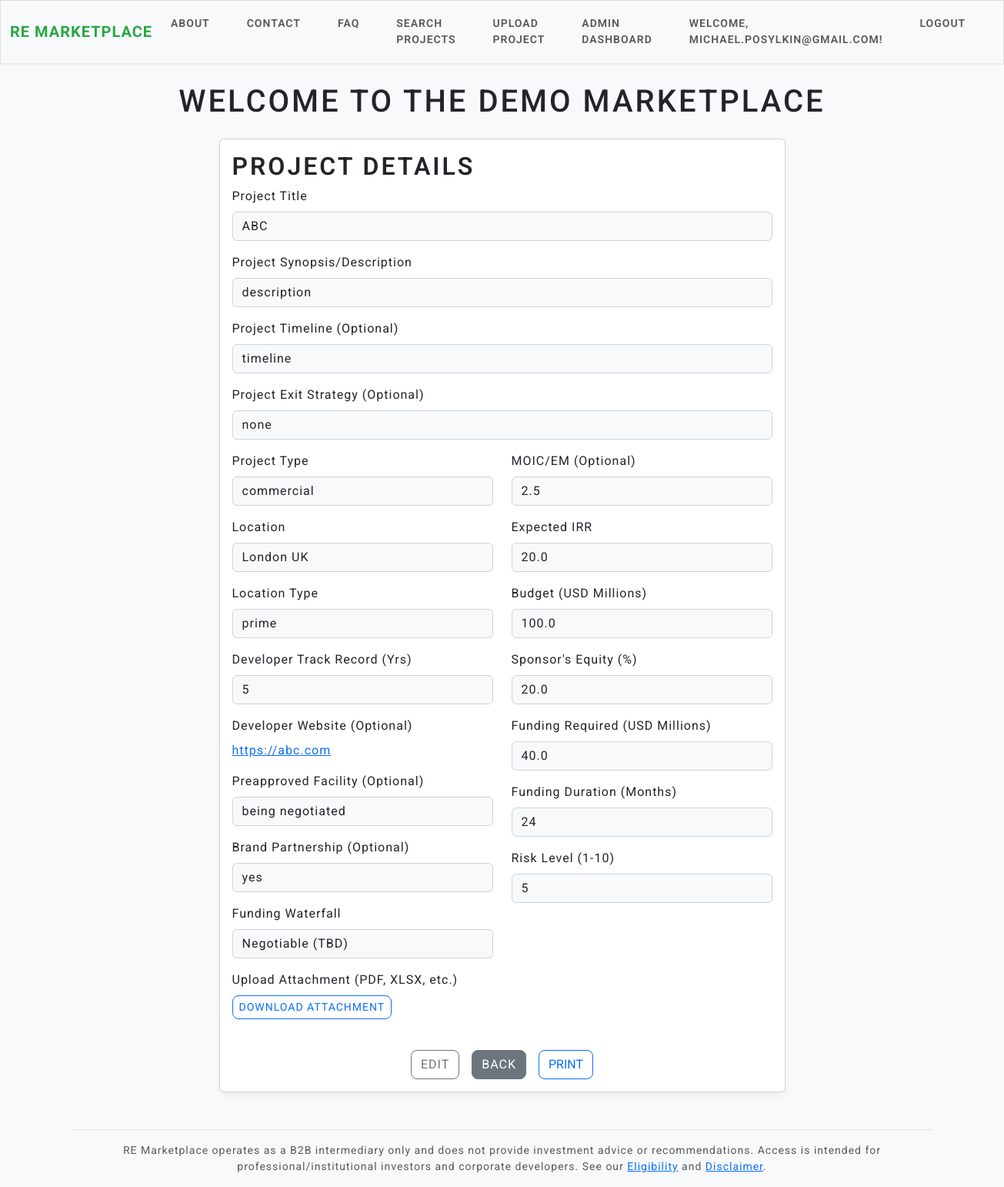
The page /projects/1 (signed in) on the database its author committed.
### models.py (models this page shows, shortened)
class User(UserMixin, db.Model):  # UserMixin adds login features
    id = db.Column(db.Integer, primary_key=True)
    email = db.Column(db.String(150), unique=True, nullable=False)
    password_hash = db.Column(db.String(150), nullable=False)
    role = db.Column(db.String(20), default='developer')  # 'developer' or 'investor'
    company_name = db.Column(db.String(150), nullable=True)
    position_in_company = db.Column(db.String(50), nullable=True)
    company_website = db.Column(db.String(255), nullable=True)
    company_address = db.Column(db.String(300), nullable=True)
    phone = db.Column(db.String(30), nullable=True)
    first_name = db.Column(db.String(100), nullable=True)
    surname = db.Column(db.String(100), nullable=True)
    aum = db.Column(db.Float, nullable=True)  # in millions or your preferred unit
    projects = db.relationship('Project', backref='owner', lazy=True)

class Project(db.Model):
    id = db.Column(db.Integer, primary_key=True)
    title = db.Column(db.String(200), nullable=False)
    description = db.Column(db.Text, nullable=False)
    project_type = db.Column(db.String(50), default='commercial')  # e.g., 'residential', 'commercial'
    budget = db.Column(db.Float, nullable=False)
    funding = db.Column(db.Float, nullable=False)
    duration = db.Column(db.Integer, nullable=True)
    irr = db.Column(db.Float, nullable=False)
    location = db.Column(db.String(100), nullable=False)
    risk_level = db.Column(db.Integer, default=5)  # 1-10 scale
    secured = db.Column(db.String(50), default='mezz')
    attachment_path = db.Column(db.String(300))
    timeline = db.Column(db.String(200), nullable=True)
    exit_strategy = db.Column(db.String(200), nullable=True)
    developer_tr = db.Column(db.String(200), nullable=True)
    website = db.Column(db.String(200), nullable=True)
    preapproved_facility = db.Column(db.String(100), nullable=True)
    brand_partnership = db.Column(db.String(100), nullable=True)
    MOIC_EM = db.Column(db.Float, nullable=True)
    sponsor_equity = db.Column(db.Float, nullable=False)
    location_type = db.Column(db.String(50), default='prime') # e.g., 'prime', 'non-prime'
    user_id = db.Column(db.Integer, db.ForeignKey('user.id'), nullable=False)  # New: Links to user

### app.py (the view)
@app.route("/projects/<int:project_id>")
@login_required
def project_detail(project_id):
    project = Project.query.get_or_404(project_id)
    form = ProjectForm(obj=project)  # prefill with existing values
    return render_template("upload.html", form=form, project=project, view_mode=True)

### app.py (called while the page is built)
@login_manager.user_loader
def load_user(user_id):
    return User.query.get(int(user_id))

### templates/upload.html (shortened to what this page needs)
{% extends "base.html" %}
{% block content %}
<div class="row justify-content-center">
  <div class="col-md-8">
    <div class="card">
      <div class="card-body">
        <h2 class="card-title">
          {% if view_mode %}
            Project Details
          {% elif edit_mode %}
            Edit Project
          {% else %}
            Upload Project Synopsis
          {% endif %}
        </h2>
        <div class="mb-3">
          {{ form.title.label(class="form-label") }}
          {% if view_mode %}
            <div class="form-control-plaintext">{{ project.title }}</div>
          {% else %}
            {{ form.title(class="form-control") }}
          {% endif %}
        </div>
        <div class="mb-3">
          {{ form.description.label(class="form-label") }}
          {% if view_mode %}
            <div class="form-control-plaintext">{{ project.description }}</div>
          {% else %}
            {{ form.description(class="form-control", rows=4) }}
          {% endif %}
        </div>
        <div class="mb-3">
          {{ form.timeline.label(class="form-label") }}
          {% if view_mode %}
            <div class="form-control-plaintext">{{ project.timeline or '—' }}</div>
          {% else %}
            {{ form.timeline(class="form-control", rows=2) }}
          {% endif %}
        </div>
        <div class="mb-3">
          {{ form.exit_strategy.label(class="form-label") }}
          {% if view_mode %}
            <div class="form-control-plaintext">{{ project.exit_strategy or '—' }}</div>
          {% else %}
            {{ form.exit_strategy(class="form-control", rows=2) }}
          {% endif %}
        </div>
        <div class="row">
          <div class="col-md-6">
            <div class="mb-3">
              {{ form.project_type.label(class="form-label") }}
              {% if view_mode %}
                <div class="form-control-plaintext">{{ project.project_type }}</div>
              {% else %}
                {{ form.project_type(class="form-select") }}
              {% endif %}
            </div>
            <div class="mb-3">
              {{ form.location.label(class="form-label") }}
              {% if view_mode %}
                <div class="form-control-plaintext">{{ project.location }}</div>
              {% else %}
                {{ form.location(class="form-control") }}
              {% endif %}
            </div>
             <div class="mb-3">
               {{ form.location_type.label(class="form-label") }}
               {% if view_mode %}
                 <div class="form-control-plaintext">{{ project.location_type }}</div>
               {% else %}
                 {{ form.location_type(class="form-control") }}
               {% endif %}
             </div>
            <div class="mb-3">
              {{ form.developer_tr.label(class="form-label") }}
              {% if view_mode %}
                <div class="form-control-plaintext">{{ project.developer_tr or '—' }}</div>
              {% else %}
                {{ form.developer_tr(class="form-control") }}
              {% endif %}
            </div>
            <div class="mb-3">
              {{ form.website.label(class="form-label") }}
              {% if view_mode %}
                {% if project.website %}
                  <a href="{{ project.website }}" target="_blank">{{ project.website }}</a>
                {% else %}
                  <div class="form-control-plaintext">—</div>
                {% endif %}
              {% else %}
                {{ form.website(class="form-control") }}
              {% endif %}
            </div>
            <div class="mb-3">
              {{ form.preapproved_facility.label(class="form-label") }}
              {% if view_mode %}
                <div class="form-control-plaintext">{{ project.preapproved_facility or '—' }}</div>
              {% else %}
                {{ form.preapproved_facility(class="form-control") }}
              {% endif %}
            </div>
            <div class="mb-3">
              {{ form.brand_partnership.label(class="form-label") }}
              {% if view_mode %}
                <div class="form-control-plaintext">{{ project.brand_partnership or '—' }}</div>
              {% else %}
                {{ form.brand_partnership(class="form-control") }}
              {% endif %}
            </div>
            <div class="mb-3">
              {{ form.secured.label(class="form-label") }}
              {% if view_mode %}
                <div class="form-control-plaintext">{{ project.secured }}</div>
              {% else %}
                {{ form.secured(class="form-select") }}
              {% endif %}
            </div>
            <div class="mb-3">
              {{ form.attachment.label(class="form-label") }}
              {% if view_mode %}
                {% if project.attachment_path %}
                  <a href="{{ url_for('uploaded_file', filename=project.attachment_path) }}" class="btn btn-sm btn-outline-primary" target="_blank">Download Attachment</a>
                {% else %}
                  <div class="form-control-plaintext">—</div>
                {% endif %}
              {% else %}
                {{ form.attachment(class="form-control") }}
              {% endif %}
            </div>
          </div>
          <div class="col-md-6">
            {% for field in [form.MOIC_EM, form.irr, form.budget, form.sponsor_equity, form.funding, form.duration, form.risk_level] %}
              <div class="mb-3">
                {{ field.label(class="form-label") }}
                {% if view_mode %}
                  <div class="form-control-plaintext">
                    {{ project[field.name] if project[field.name] is defined else '—' }}
                  </div>
                {% else %}
                  {{ field(class="form-control") }}
                {% endif %}
              </div>
            {% endfor %}
          </div>
        </div>
        {% if view_mode %}
          <div class="d-flex justify-content-center gap-3 mt-4">
            {% if current_user.is_authenticated and (current_user.role == 'admin' or current_user.id == project.user_id) %}
              <a href="{{ url_for('edit_project', project_id=project.id) }}" class="btn btn-outline-secondary">
                 Edit
              </a>
            {% endif %}
            <a href="{{ url_for('search') }}" class="btn btn-secondary">
               Back
            </a>
            <button type="button" class="btn btn-outline-primary" onclick="window.print()">
               Print
            </button>
          </div>
        {% endif %}
      </div>
    </div>
  </div>
</div>
{% endblock %}

### templates/base.html (shortened to what this page needs)
<!DOCTYPE html>
<html lang="en">
<head>
    <link rel="stylesheet" href="https://cdn.jsdelivr.net/npm/bootswatch@5.3.0/dist/lux/bootstrap.min.css">
    <link href="https://cdn.jsdelivr.net/npm/select2@4.1.0-rc.0/dist/css/select2.min.css" rel="stylesheet">
    <link rel="stylesheet" href="{{ url_for('static', filename='style.css') }}">
    <link href="https://cdn.jsdelivr.net/npm/bootstrap@5.3.2/dist/css/bootstrap.min.css" rel="stylesheet">
    <link href="https://cdn.jsdelivr.net/npm/select2@4.1.0-rc.0/dist/css/select2.min.css" rel="stylesheet">
</head>
<body>
    <nav class="navbar navbar-expand-lg navbar-light bg-light">
        <div class="container-fluid">
            <a class="navbar-brand" href="{{ url_for('home') }}">RE Marketplace</a>
            <div class="collapse navbar-collapse" id="navbarNav">
                <ul class="navbar-nav me-auto">
                    <li class="nav-item"><a class="nav-link" href="{{ url_for('about') }}">About</a></li>
                    <li class="nav-item"><a class="nav-link" href="{{ url_for('contact') }}">Contact</a></li>
                    <li class="nav-item"><a class="nav-link" href="{{ url_for('faq') }}">FAQ</a></li>
                    {% if current_user.is_authenticated %}
                        <li class="nav-item"><a class="nav-link" href="{{ url_for('search') }}">Search Projects</a></li>
                    {% endif %}
                    {% if current_user.is_authenticated and current_user.role == 'developer' or current_user.role == 'admin' %}
                        <li class="nav-item"><a class="nav-link" href="{{ url_for('upload') }}">Upload Project</a></li>
                    {% endif %}
                    {% if current_user.is_authenticated and current_user.role == 'admin' %}
                      <li class="nav-item">
                        <a class="nav-link" href="{{ url_for('admin_dashboard') }}">Admin Dashboard</a>
                      </li>
                    {% endif %}
                </ul>
                <ul class="navbar-nav">
                    {% if current_user.is_authenticated %}
                        <li class="nav-item"><span class="nav-link">Welcome, {{ current_user.email }}!</span></li>
                        <li class="nav-item"><a class="nav-link" href="{{ url_for('logout') }}">Logout</a></li>
                    {% else %}
                        <li class="nav-item"><a class="nav-link" href="{{ url_for('login') }}">Login</a></li>
                        <li class="nav-item"><a class="nav-link" href="{{ url_for('register') }}">Register</a></li>
                    {% endif %}
                </ul>
            </div>
        </div>
    </nav>
    <div class="container mt-4">
        <h1 class="text-center mb-4">Welcome to the Demo Marketplace</h1>
        {% block content %}{% endblock %}
        <footer class="border-top mt-5 py-3 small text-center text-muted">
          RE Marketplace operates as a B2B intermediary only and does not provide investment advice or recommendations.
          Access is intended for professional/institutional investors and corporate developers.
          See our <a href="{{ url_for('eligibility') }}">Eligibility</a> and <a href="{{ url_for('disclaimer') }}">Disclaimer</a>.
        </footer>
    </div>
</body>
</html>

### static/style.css (style rules this page uses)
body { background-color: #f8f9fa; font-family: 'Inter', 'Segoe UI', sans-serif; }
.card { border-radius: 1rem; box-shadow: 0 4px 8px rgba(0,0,0,0.05); }
.card-body h2, .card-body h3 { font-weight: 600; }
.btn { border-radius: 8px !important; }
.navbar { border-bottom: 2px solid rgba(0,0,0,0.05); }

### templates/base.html (style rules this page uses)
body { font-family: 'Roboto', sans-serif; background-color: #f8f9fa; }
.navbar-brand { font-weight: 700; color: #28a745 !important; }
.form-control-plaintext { background-color: #f8f9fa; border: 1px solid #ced4da; border-radius: 0.375rem; padding: 0.375rem 0.75rem; }

### rows shown on the page
User: email "MICHAEL.POSYLKIN@GMAIL.COM"
Project: title "ABC", description "description", timeline "timeline", exit_strategy "none", project_type "commercial", location "London UK", location_type "prime", developer_tr "5", website "https://abc.com", preapproved_facility "being negotiated", brand_partnership "yes", secured "Negotiable (TBD)", MOIC_EM "2.5" "20.0" "100.0" "20.0" "40.0" "24" "5"

### other values the page prints
{{ field.label(class="form-label") }} "MOIC/EM (Optional)" "Expected IRR" "Budget (USD Millions)" "Sponsor's Equity (%)" "Funding Required (USD Millions)" "Funding Duration (Months)" "Risk Level (1-10)"
